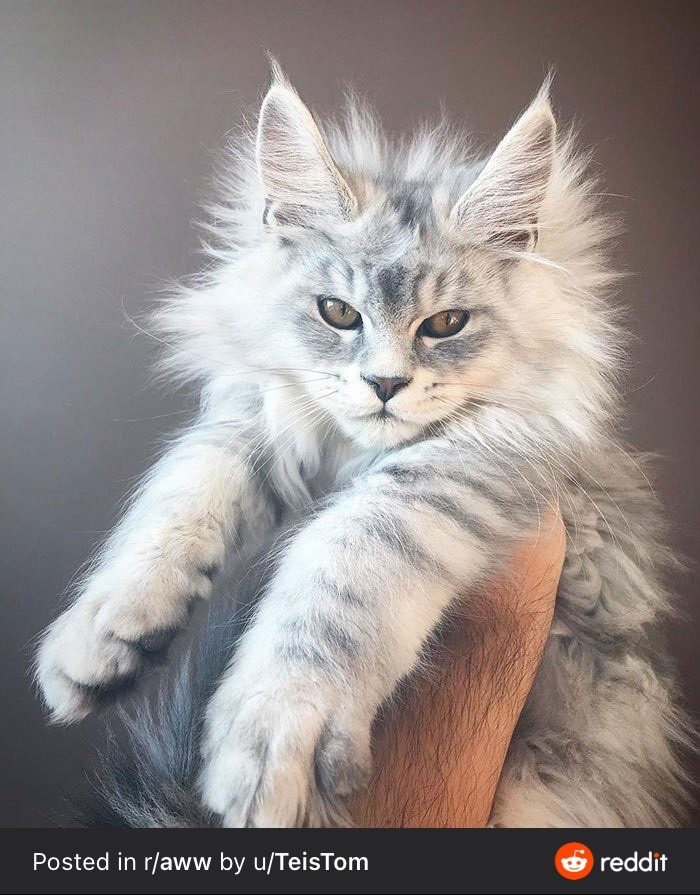
#> input picture Activity/Activity#1/image.jpg, 700 x 895 px
$ jupyter execute Lab1_1.ipynb
#> lines starting #> are read from the running program, lines starting #| are printed output that depends on the picture
[cell 1]
import cv2
import matplotlib.pyplot as plt

[cell 2]
#ITEM 1.1
image = cv2.imread("image.jpg")
#> image is the input picture: shape (895, 700, 3); mean B, G, R 136.5, 139, 146.6

im_rgb = cv2.cvtColor(image, cv2.COLOR_BGR2RGB)
fig, ((ax1, ax2 ,ax3, ax4), (ax5, ax6, ax7, ax8)) = plt.subplots(2, 4)
plt.tight_layout(pad=0.2, w_pad=0.5, h_pad=0)

red1,green1,blue1 = im_rgb[:,:,0], im_rgb[:,:,1], im_rgb[:,:,2]
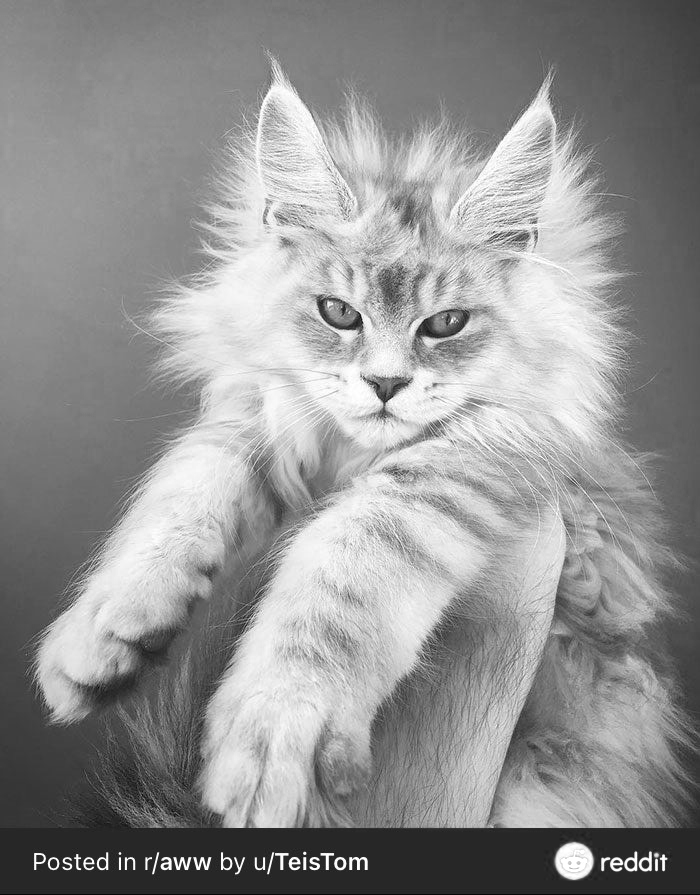
#> red1: shape (895, 700); min 0, max 255, mean 146.6
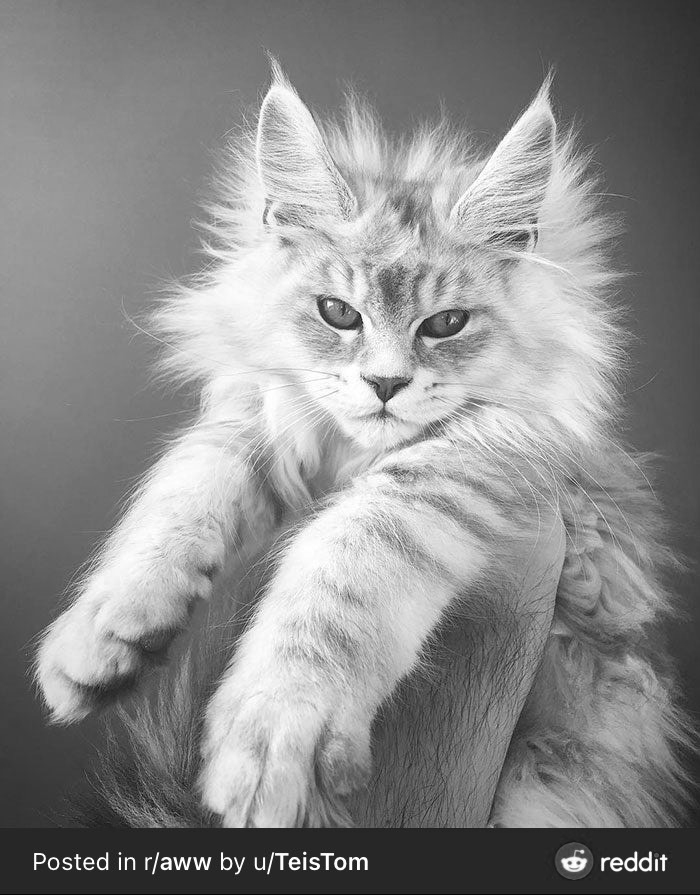
#> green1: shape (895, 700); min 5, max 255, mean 139
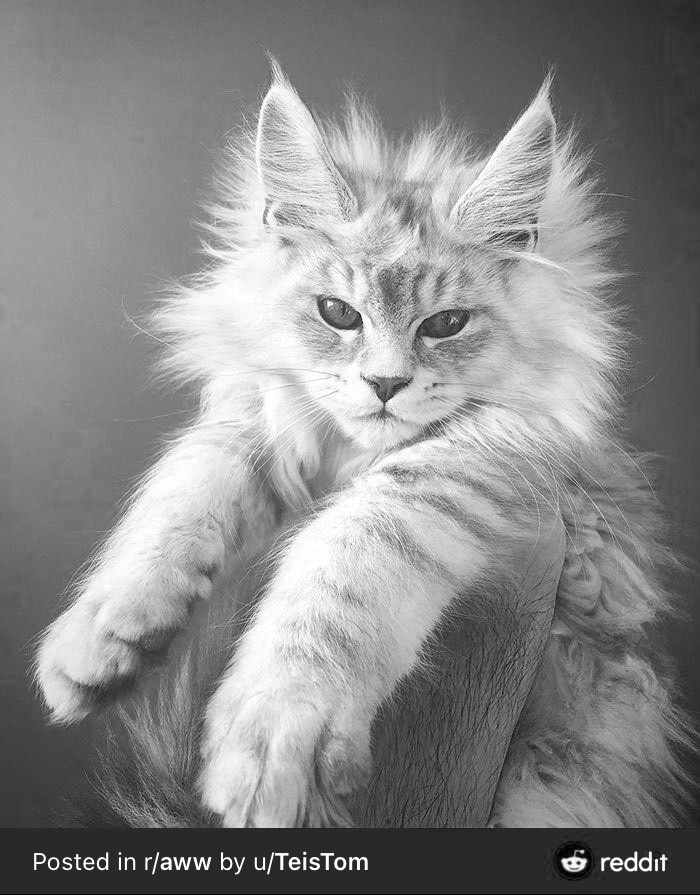
#> blue1: shape (895, 700); min 0, max 255, mean 136.5
blue2,green2,red2 = image[:,:,0], image[:,:,1], image[:,:,2]


#BGR
ax1.imshow(image)
ax1.set_title('BGR')

#BGR-B
ax2.imshow(blue1, cmap=plt.get_cmap('gray'))
ax2.set_title('B')

#BGR-G
ax3.imshow(green1, cmap=plt.get_cmap('gray'))
ax3.set_title('G')

#BGR-R
ax4.imshow(red1, cmap=plt.get_cmap('gray'))
ax4.set_title('R')

#RGB
ax5.imshow(im_rgb)
ax5.set_title('RGB')

#RGB-R
ax6.imshow(red2, cmap=plt.get_cmap('gray'))
ax6.set_title('R')

#RGB-G
ax7.imshow(green2, cmap=plt.get_cmap('gray'))
ax7.set_title('G')

#RGB-B
ax8.imshow(blue2, cmap=plt.get_cmap('gray'))
ax8.set_title('B')
plt.show()
#> figure, not shown here; B, G, R data is drawn as R, G, B
